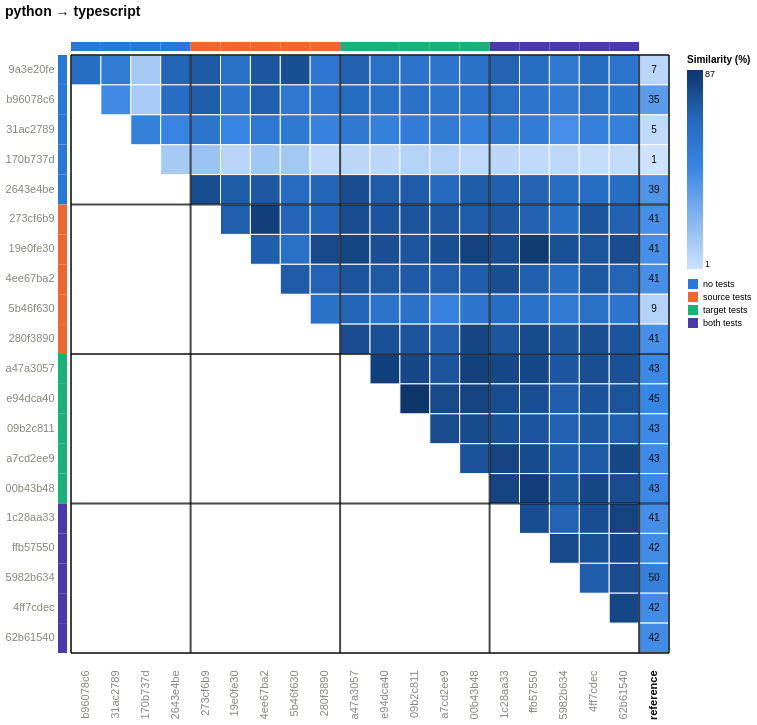

The specification (Vega-Lite) saved for this image:
### Vega-Lite specification from a JSON file in a GitHub repository (floating-point values rounded to 4 significant figures; data arrays with more than 128 entries replaced by an {"elided": "..."} marker saying what was removed)
{"config": {"view": {"continuousWidth": 300, "continuousHeight": 300}, "axis": {"labelAngle": -45}, "axisX": {"labelAngle": -37.5}}, "layer": [{"data": {"name": "data-ebdbc6effb92769e7902fdb3b00472b3"}, "mark": {"type": "rect", "stroke": "#fcfcfb", "strokeWidth": 1}, "encoding": {"color": {"field": "similarity_pct", "legend": {"gradientLength": 199.3, "labelFontSize": 9, "titleFontSize": 10}, "scale": {"domain": [1.193, 86.63], "range": ["#cde2fb", "#86b6ef", "#3987e5", "#256abf", "#0d366b"]}, "title": "Similarity (%)", "type": "quantitative"}, "x": {"axis": {"domain": false, "labelAngle": -90, "labelColor": {"expr": "datum.label === 'reference' ? '#0b0b0b' : '#898781'"}, "labelFontSize": 11, "labelFontWeight": {"expr": "datum.label === 'reference' ? 'bold' : 'normal'"}, "labelPadding": 17, "ticks": false}, "field": "port_a", "scale": {"domain": ["b96078c6", "31ac2789", "170b737d", "2643e4be", "273cf6b9", "19e0fe30", "4ee67ba2", "5b46f630", "280f3890", "a47a3057", "e94dca40", "09b2c811", "a7cd2ee9", "00b43b48", "1c28aa33", "ffb57550", "5982b634", "4ff7cdec", "62b61540", "reference"]}, "title": null, "type": "nominal"}, "y": {"axis": {"domain": false, "labelColor": {"expr": "datum.label === 'reference' ? '#0b0b0b' : '#898781'"}, "labelFontSize": 11, "labelFontWeight": {"expr": "datum.label === 'reference' ? 'bold' : 'normal'"}, "labelPadding": 17, "ticks": false, "labelAngle": 0}, "field": "port_b", "scale": {"domain": ["9a3e20fe", "b96078c6", "31ac2789", "170b737d", "2643e4be", "273cf6b9", "19e0fe30", "4ee67ba2", "5b46f630", "280f3890", "a47a3057", "e94dca40", "09b2c811", "a7cd2ee9", "00b43b48", "1c28aa33", "ffb57550", "5982b634", "4ff7cdec", "62b61540"]}, "title": null, "type": "nominal"}}}, {"data": {"name": "data-638c961518d13f286271071a8414011e"}, "mark": {"type": "rect"}, "encoding": {"color": {"field": "condition", "legend": {"labelFontSize": 9, "symbolType": "square", "title": null}, "scale": {"domain": ["no tests", "source tests", "target tests", "both tests"], "range": ["#2a78d6", "#eb6834", "#1baf7a", "#4a3aa7"]}, "type": "nominal"}, "x": {"axis": {"domain": false, "labelAngle": -90, "labelColor": {"expr": "datum.label === 'reference' ? '#0b0b0b' : '#898781'"}, "labelFontSize": 11, "labelFontWeight": {"expr": "datum.label === 'reference' ? 'bold' : 'normal'"}, "labelPadding": 17, "ticks": false}, "field": "port", "scale": {"domain": ["b96078c6", "31ac2789", "170b737d", "2643e4be", "273cf6b9", "19e0fe30", "4ee67ba2", "5b46f630", "280f3890", "a47a3057", "e94dca40", "09b2c811", "a7cd2ee9", "00b43b48", "1c28aa33", "ffb57550", "5982b634", "4ff7cdec", "62b61540", "reference"]}, "title": null, "type": "nominal"}, "y": {"value": -13}, "y2": {"value": -4}}}, {"data": {"name": "data-a5cbdc8c3bd819e598dc2faa35befc8d"}, "mark": {"type": "rect"}, "encoding": {"color": {"field": "condition", "legend": null, "scale": {"domain": ["no tests", "source tests", "target tests", "both tests"], "range": ["#2a78d6", "#eb6834", "#1baf7a", "#4a3aa7"]}, "type": "nominal"}, "x": {"value": -13}, "x2": {"value": -4}, "y": {"axis": {"domain": false, "labelColor": {"expr": "datum.label === 'reference' ? '#0b0b0b' : '#898781'"}, "labelFontSize": 11, "labelFontWeight": {"expr": "datum.label === 'reference' ? 'bold' : 'normal'"}, "labelPadding": 17, "ticks": false, "labelAngle": 0}, "field": "port", "scale": {"domain": ["9a3e20fe", "b96078c6", "31ac2789", "170b737d", "2643e4be", "273cf6b9", "19e0fe30", "4ee67ba2", "5b46f630", "280f3890", "a47a3057", "e94dca40", "09b2c811", "a7cd2ee9", "00b43b48", "1c28aa33", "ffb57550", "5982b634", "4ff7cdec", "62b61540"]}, "title": null, "type": "nominal"}}}, {"data": {"name": "data-fb1f309b026671d58734d8a78f722083"}, "mark": {"type": "text", "color": "#0b0b0b", "fontSize": 10}, "encoding": {"text": {"field": "similarity_pct", "format": ".0f", "type": "quantitative"}, "x": {"axis": {"domain": false, "labelAngle": -90, "labelColor": {"expr": "datum.label === 'reference' ? '#0b0b0b' : '#898781'"}, "labelFontSize": 11, "labelFontWeight": {"expr": "datum.label === 'reference' ? 'bold' : 'normal'"}, "labelPadding": 17, "ticks": false}, "field": "port_a", "scale": {"domain": ["b96078c6", "31ac2789", "170b737d", "2643e4be", "273cf6b9", "19e0fe30", "4ee67ba2", "5b46f630", "280f3890", "a47a3057", "e94dca40", "09b2c811", "a7cd2ee9", "00b43b48", "1c28aa33", "ffb57550", "5982b634", "4ff7cdec", "62b61540", "reference"]}, "title": null, "type": "nominal"}, "y": {"axis": {"domain": false, "labelColor": {"expr": "datum.label === 'reference' ? '#0b0b0b' : '#898781'"}, "labelFontSize": 11, "labelFontWeight": {"expr": "datum.label === 'reference' ? 'bold' : 'normal'"}, "labelPadding": 17, "ticks": false, "labelAngle": 0}, "field": "port_b", "scale": {"domain": ["9a3e20fe", "b96078c6", "31ac2789", "170b737d", "2643e4be", "273cf6b9", "19e0fe30", "4ee67ba2", "5b46f630", "280f3890", "a47a3057", "e94dca40", "09b2c811", "a7cd2ee9", "00b43b48", "1c28aa33", "ffb57550", "5982b634", "4ff7cdec", "62b61540"]}, "title": null, "type": "nominal"}}}, {"data": {"name": "data-4f4b599ca93bdd2c4656a90ecb824355"}, "mark": {"type": "rule", "color": "#0b0b0b", "opacity": 0.75, "strokeWidth": 2}, "encoding": {"x": {"bandPosition": 0, "field": "port", "scale": {"domain": ["b96078c6", "31ac2789", "170b737d", "2643e4be", "273cf6b9", "19e0fe30", "4ee67ba2", "5b46f630", "280f3890", "a47a3057", "e94dca40", "09b2c811", "a7cd2ee9", "00b43b48", "1c28aa33", "ffb57550", "5982b634", "4ff7cdec", "62b61540", "reference"]}, "type": "nominal"}}}, {"data": {"name": "data-1b773253159c09520fafaf56dc5f07c7"}, "mark": {"type": "rule", "color": "#0b0b0b", "opacity": 0.75, "strokeWidth": 2}, "encoding": {"y": {"bandPosition": 0, "field": "port", "scale": {"domain": ["9a3e20fe", "b96078c6", "31ac2789", "170b737d", "2643e4be", "273cf6b9", "19e0fe30", "4ee67ba2", "5b46f630", "280f3890", "a47a3057", "e94dca40", "09b2c811", "a7cd2ee9", "00b43b48", "1c28aa33", "ffb57550", "5982b634", "4ff7cdec", "62b61540"]}, "type": "nominal"}}}, {"data": {"name": "data-419c3610764c394fccfb17419b5b63cb"}, "mark": {"type": "rule", "color": "#0b0b0b", "opacity": 0.75, "strokeWidth": 2}, "encoding": {"x": {"bandPosition": 1, "field": "port", "scale": {"domain": ["b96078c6", "31ac2789", "170b737d", "2643e4be", "273cf6b9", "19e0fe30", "4ee67ba2", "5b46f630", "280f3890", "a47a3057", "e94dca40", "09b2c811", "a7cd2ee9", "00b43b48", "1c28aa33", "ffb57550", "5982b634", "4ff7cdec", "62b61540", "reference"]}, "type": "nominal"}}}, {"data": {"name": "data-252e093ac27ceb67fa3d1106e9f99aec"}, "mark": {"type": "rule", "color": "#0b0b0b", "opacity": 0.75, "strokeWidth": 2}, "encoding": {"y": {"bandPosition": 1, "field": "port", "scale": {"domain": ["9a3e20fe", "b96078c6", "31ac2789", "170b737d", "2643e4be", "273cf6b9", "19e0fe30", "4ee67ba2", "5b46f630", "280f3890", "a47a3057", "e94dca40", "09b2c811", "a7cd2ee9", "00b43b48", "1c28aa33", "ffb57550", "5982b634", "4ff7cdec", "62b61540"]}, "type": "nominal"}}}], "height": 598, "resolve": {"scale": {"color": "independent"}}, "title": {"text": "python → typescript", "anchor": "start", "color": "#0b0b0b", "fontSize": 14, "offset": 23, "subtitleFontSize": 10}, "width": 598, "$schema": "https://vega.github.io/schema/vega-lite/v6.4.1.json", "datasets": {"data-ebdbc6effb92769e7902fdb3b00472b3": {"elided": "210 records"}, "data-638c961518d13f286271071a8414011e": [{"port": "b96078c6", "condition": "no tests"}, {"port": "31ac2789", "condition": "no tests"}, {"port": "170b737d", "condition": "no tests"}, {"port": "2643e4be", "condition": "no tests"}, {"port": "273cf6b9", "condition": "source tests"}, {"port": "19e0fe30", "condition": "source tests"}, {"port": "4ee67ba2", "condition": "source tests"}, {"port": "5b46f630", "condition": "source tests"}, {"port": "280f3890", "condition": "source tests"}, {"port": "a47a3057", "condition": "target tests"}, {"port": "e94dca40", "condition": "target tests"}, {"port": "09b2c811", "condition": "target tests"}, {"port": "a7cd2ee9", "condition": "target tests"}, {"port": "00b43b48", "condition": "target tests"}, {"port": "1c28aa33", "condition": "both tests"}, {"port": "ffb57550", "condition": "both tests"}, {"port": "5982b634", "condition": "both tests"}, {"port": "4ff7cdec", "condition": "both tests"}, {"port": "62b61540", "condition": "both tests"}], "data-a5cbdc8c3bd819e598dc2faa35befc8d": [{"port": "9a3e20fe", "condition": "no tests"}, {"port": "b96078c6", "condition": "no tests"}, {"port": "31ac2789", "condition": "no tests"}, {"port": "170b737d", "condition": "no tests"}, {"port": "2643e4be", "condition": "no tests"}, {"port": "273cf6b9", "condition": "source tests"}, {"port": "19e0fe30", "condition": "source tests"}, {"port": "4ee67ba2", "condition": "source tests"}, {"port": "5b46f630", "condition": "source tests"}, {"port": "280f3890", "condition": "source tests"}, {"port": "a47a3057", "condition": "target tests"}, {"port": "e94dca40", "condition": "target tests"}, {"port": "09b2c811", "condition": "target tests"}, {"port": "a7cd2ee9", "condition": "target tests"}, {"port": "00b43b48", "condition": "target tests"}, {"port": "1c28aa33", "condition": "both tests"}, {"port": "ffb57550", "condition": "both tests"}, {"port": "5982b634", "condition": "both tests"}, {"port": "4ff7cdec", "condition": "both tests"}, {"port": "62b61540", "condition": "both tests"}], "data-fb1f309b026671d58734d8a78f722083": [{"port_a": "reference", "port_b": "9a3e20fe", "condition_a": "reference", "condition_b": "no tests", "half": "colour", "similarity_pct": 7.121}, {"port_a": "reference", "port_b": "b96078c6", "condition_a": "reference", "condition_b": "no tests", "half": "colour", "similarity_pct": 35.17}, {"port_a": "reference", "port_b": "31ac2789", "condition_a": "reference", "condition_b": "no tests", "half": "colour", "similarity_pct": 5.162}, {"port_a": "reference", "port_b": "170b737d", "condition_a": "reference", "condition_b": "no tests", "half": "colour", "similarity_pct": 1.193}, {"port_a": "reference", "port_b": "2643e4be", "condition_a": "reference", "condition_b": "no tests", "half": "colour", "similarity_pct": 38.58}, {"port_a": "reference", "port_b": "273cf6b9", "condition_a": "reference", "condition_b": "source tests", "half": "colour", "similarity_pct": 40.56}, {"port_a": "reference", "port_b": "19e0fe30", "condition_a": "reference", "condition_b": "source tests", "half": "colour", "similarity_pct": 40.73}, {"port_a": "reference", "port_b": "4ee67ba2", "condition_a": "reference", "condition_b": "source tests", "half": "colour", "similarity_pct": 40.54}, {"port_a": "reference", "port_b": "5b46f630", "condition_a": "reference", "condition_b": "source tests", "half": "colour", "similarity_pct": 8.981}, {"port_a": "reference", "port_b": "280f3890", "condition_a": "reference", "condition_b": "source tests", "half": "colour", "similarity_pct": 40.82}, {"port_a": "reference", "port_b": "a47a3057", "condition_a": "reference", "condition_b": "target tests", "half": "colour", "similarity_pct": 43.44}, {"port_a": "reference", "port_b": "e94dca40", "condition_a": "reference", "condition_b": "target tests", "half": "colour", "similarity_pct": 44.62}, {"port_a": "reference", "port_b": "09b2c811", "condition_a": "reference", "condition_b": "target tests", "half": "colour", "similarity_pct": 43.31}, {"port_a": "reference", "port_b": "a7cd2ee9", "condition_a": "reference", "condition_b": "target tests", "half": "colour", "similarity_pct": 42.73}, {"port_a": "reference", "port_b": "00b43b48", "condition_a": "reference", "condition_b": "target tests", "half": "colour", "similarity_pct": 43.42}, {"port_a": "reference", "port_b": "1c28aa33", "condition_a": "reference", "condition_b": "both tests", "half": "colour", "similarity_pct": 41.13}, {"port_a": "reference", "port_b": "ffb57550", "condition_a": "reference", "condition_b": "both tests", "half": "colour", "similarity_pct": 41.5}, {"port_a": "reference", "port_b": "5982b634", "condition_a": "reference", "condition_b": "both tests", "half": "colour", "similarity_pct": 49.82}, {"port_a": "reference", "port_b": "4ff7cdec", "condition_a": "reference", "condition_b": "both tests", "half": "colour", "similarity_pct": 41.61}, {"port_a": "reference", "port_b": "62b61540", "condition_a": "reference", "condition_b": "both tests", "half": "colour", "similarity_pct": 41.55}], "data-4f4b599ca93bdd2c4656a90ecb824355": [{"port": "b96078c6", "condition": "no tests"}, {"port": "273cf6b9", "condition": "source tests"}, {"port": "a47a3057", "condition": "target tests"}, {"port": "1c28aa33", "condition": "both tests"}, {"port": "reference", "condition": "reference"}], "data-1b773253159c09520fafaf56dc5f07c7": [{"port": "9a3e20fe", "condition": "no tests"}, {"port": "273cf6b9", "condition": "source tests"}, {"port": "a47a3057", "condition": "target tests"}, {"port": "1c28aa33", "condition": "both tests"}], "data-419c3610764c394fccfb17419b5b63cb": [{"port": "reference"}], "data-252e093ac27ceb67fa3d1106e9f99aec": [{"port": "62b61540"}]}}
